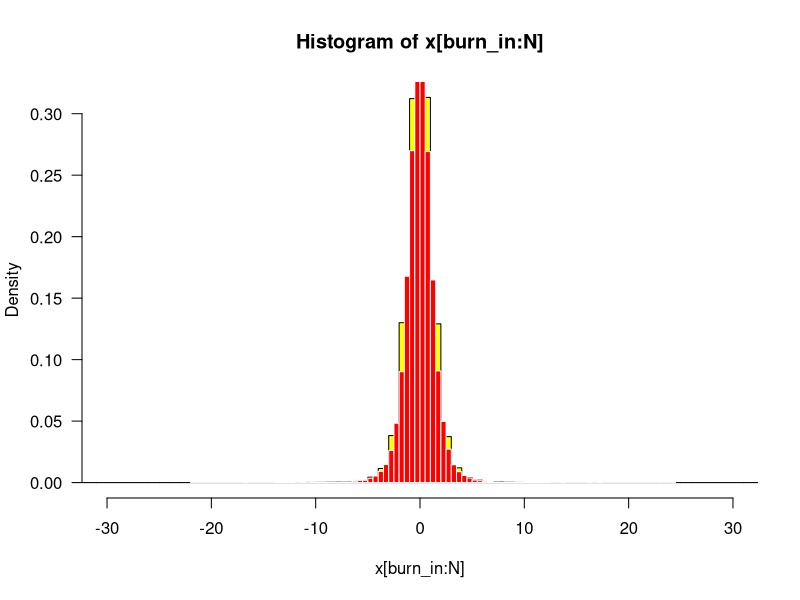
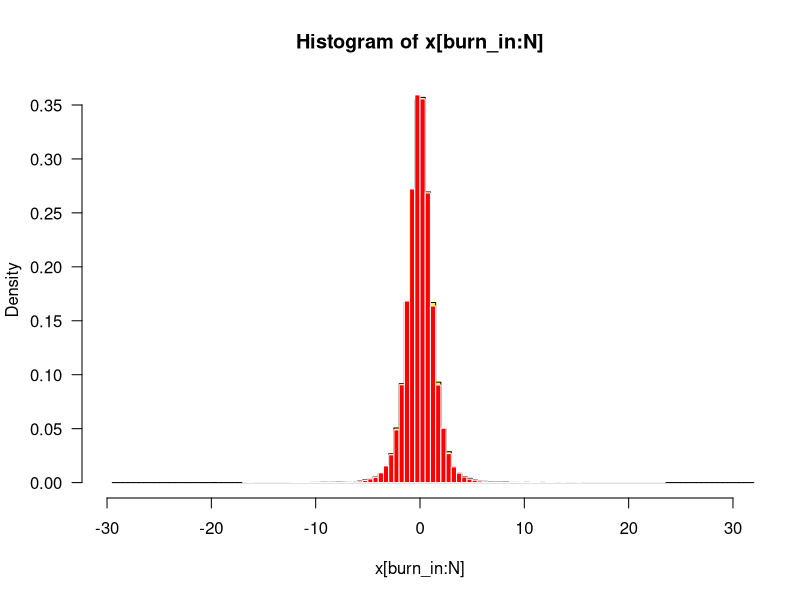

The R source for these figures, in order:
# standard DA for a toy example - simulating from the t-student distribution
# N is the number of iterations; x_0 - starting value for x
N <- 100000
x_0 <- 1
burn_in <- 1000

x <- rep(0, N+1)
y <- rep(0, N)
x[1] <- x_0

set.seed(13)

for (i in seq_len(N)){
  # conditional distribution of Y given X
  y[i] <- rgamma(1, shape = 5/2, scale = 1/(x[i]^2/2+2))
  
  # conditional distribution of X given Y
  x[i+1] <- rnorm(1, 0, sqrt(y[i]^{-1}))
}


# plotting the histogram
par(mfrow=c(1,1))
set.seed(13)

hist(x[burn_in:N], 100, col='yellow', las=1, border=T, freq=FALSE, xlim=c(c(-30, 30)))
# comparing with the t distribution with 4 degrees of freedom
hist(rt(N-burn_in, df=4), 100, col='red', las=1, border=F, freq=FALSE,  xlim=c(-30, 30), add=TRUE)

# they are very similar

# PXDA for our toy example (page 29 in the Chapter)
# apart from N and x_0 we need to set alpha and beta
N <- 100000
x_0 <- 1
burn_in <- 1000
alpha <- 1
beta <- 1

x <- rep(0, N+1)
y <- rep(0, N)
x[1] <- x_0

set.seed(13)

for (i in seq_len(N)){
  # drawing Y given X
  u <- rf(1, 5, 2*alpha) #  f distribution
  y[i] <- u * 10*beta/(alpha*(x[i]^2+4))
  
  # drawing X given Y
  v <- rt(1, 2*alpha+4) #  t distribution
  x[i+1] <- v * sqrt(2*(y[i]+beta)/(y[i]*(alpha+2)))
}

hist(x[burn_in:N], 100, col='yellow', las=1, border=T, freq=FALSE, xlim=c(c(-30, 30)))
# comparing with the t distribution with 4 degrees of freedom
hist(rt(N-burn_in, df=4), 100, col='red', las=1, border=F, freq=FALSE,  xlim=c(-30, 30), add=TRUE)

